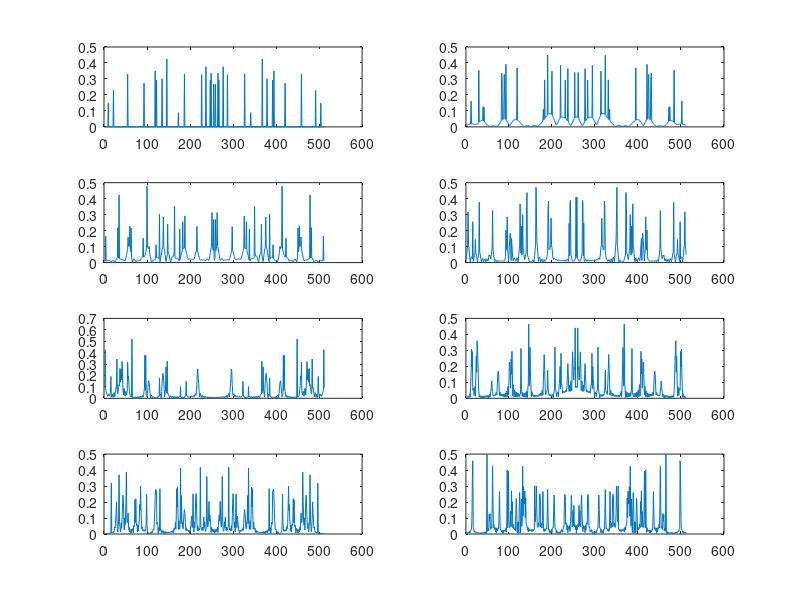
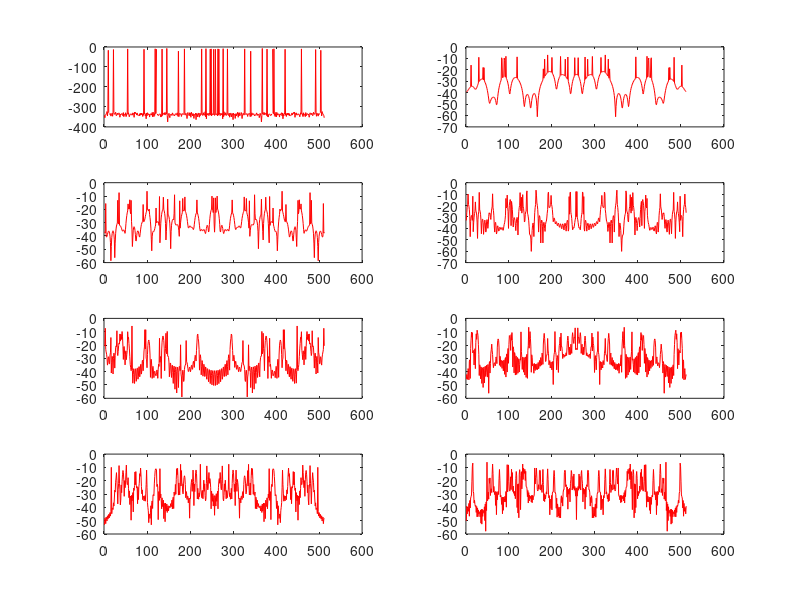

These figures' MATLAB source, in order:
clear all;
close all;
clc;
 
data = load('lab_03.mat');
z = mod(305492,16)+1;
N = 512;
M = 32;
x = data.x_5';
m=0;
 
%%USUWANIE PREFIXOW Z SYGNALU
for i=1:length(x)
   if i == (m*(N+M)+1) && m~=8
       for k=i:i+31
          x(i)=[];
       end
       m = m+1;
   end
end

x(4097)=[];
 
 for i = 1:8   
   
    y(i,:) = x(512*(i-1)+1:512+512*(i-1));
 end
 
for i = 1:8
        X(i,:) = fft(y(i,:))./N;
end
 
for i = 1:8
        figure(1);
        subplot(4,2,i);
        plot(abs(X(i,:))); 
        figure(2);
        subplot(4,2,i);
        plot(20*log10(abs(X(i,:))),'r');
end